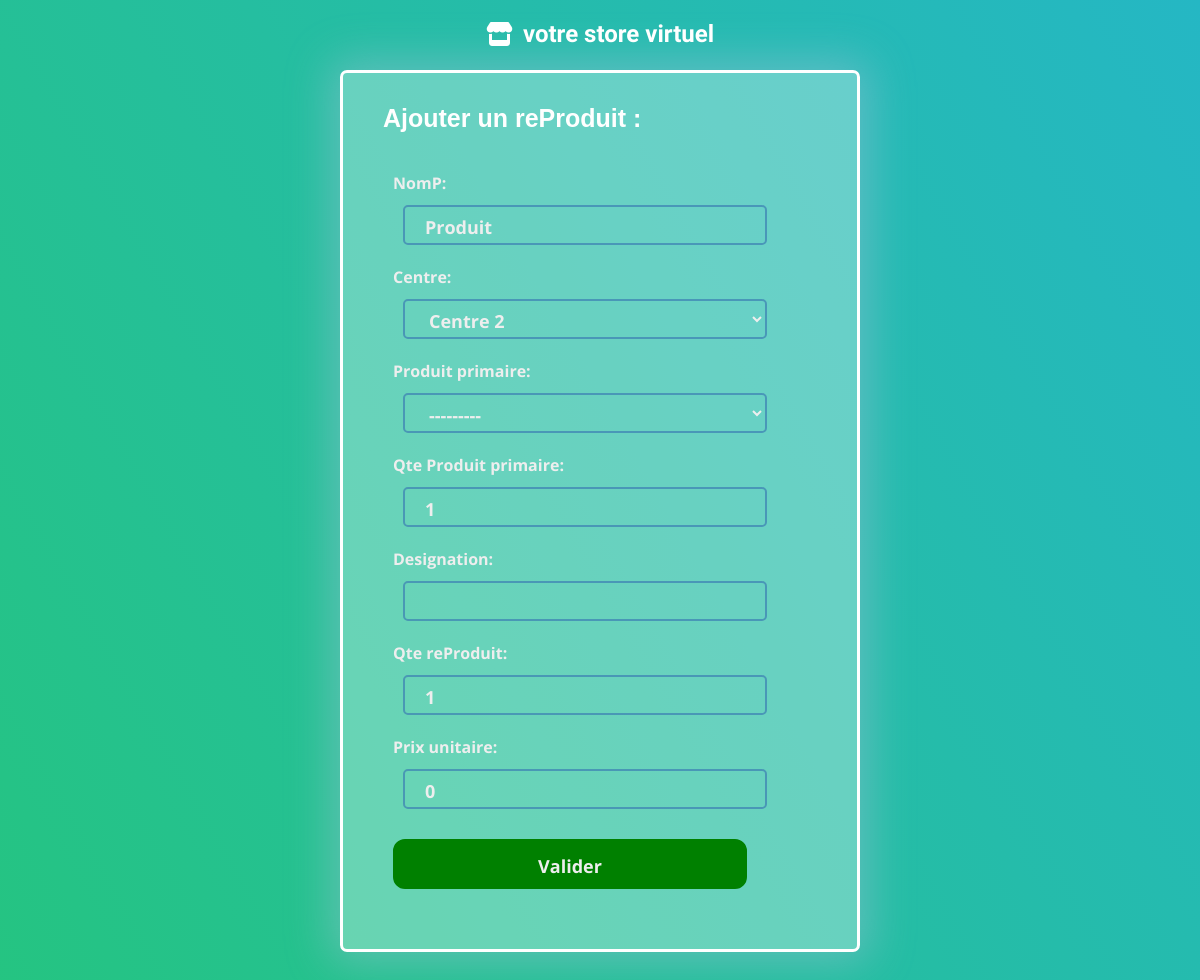
/2/ajouter_reproduit/, run on the app's committed database.
### magasinier/models.py (models this page shows)
class Stock_centre_primaire(models.Model):#cette classe contient stock centre des produit primaire
    Centre = models.ForeignKey(Centre, on_delete=models.CASCADE)
    nomP = models.CharField(max_length=50, default = 'Produit')
    designation = models.CharField(max_length=100, null=True)
    qte = models.IntegerField(default=1)
    prix_unitaire = models.FloatField(max_length=10, default=0)
    def __str__(self):
        return self.nomP

### magasinier/views.py (the view)
# urls.py: path('<int:selected_center>/ajouter_reproduit/', views.ajouter_reproduit, name='ajouter_reproduit'),
def ajouter_reproduit(request, selected_center):
    centre = get_object_or_404(Centre, id=selected_center)
    mssg = ""
    if request.method == 'POST':
        form = reProduitForm(request.POST, selected_center=selected_center)
        if form.is_valid():
            reproduit = form.save(commit=False)
            stock = reproduit.Produit_primaire
            qte_reproduit = reproduit.qte_Produit_primaire
            if stock.qte - qte_reproduit < 0:
                messages.error(request, "La quantité du produit primaire est insuffisante")
                return redirect ('ajouter_reproduit',selected_center)
            stock.qte -= qte_reproduit
            stock.save()
            reproduitnom = reproduit.nomP
            exist = reProduit.objects.filter(nomP=reproduitnom).last()
            if exist:
              mssg="produit exist deja"
            else:
             form.save()
            form = reProduitForm(selected_center=selected_center)
        else:
            mssg = "Veuillez remplir tous les champs!"
    else:
        form = reProduitForm(selected_center=selected_center)
        form.fields["Centre"].initial = centre
        mssg = ""
    return render(request, "ajouter_reproduit.html", {"form": form, "message": mssg,'selected_center': selected_center})

### magasinier/forms.py
class reProduitForm(forms.ModelForm):
    class Meta:
        model = reProduit
        fields = '__all__'
    def __init__(self, *args, **kwargs):
        selected_center = kwargs.pop('selected_center', None)
        super().__init__(*args, **kwargs)
        if selected_center:
            self.fields['Centre'].queryset = Centre.objects.filter(id=selected_center)
        else:
            self.fields['Centre'].queryset = Centre.objects.none()
        if selected_center:
            self.fields['Produit_primaire'].queryset = Stock_centre_primaire.objects.filter(Centre__id=selected_center)
        else:
            self.fields['Produit_primaire'].queryset = Stock_centre_primaire.objects.none()

### magasinier/models.py (called while the page is built)
    def __str__(self):
        return f"Centre {self.numC}"

### magasinier/templates/ajouter_reproduit.html (shortened to what this page needs)
{% load static %}
<!DOCTYPE html>
<html lang="en">
<head>
    <link rel="stylesheet" type="text/css" href="{% static 'css/bootstrap.min.css' %}">
    <link rel="stylesheet" type="text/css" href="{% static 'css/form.css' %}">
    <link href="{% static 'fontawesomefree/css/all.min.css' %}" rel="stylesheet" type="text/css">
</head>
<body style=" background: linear-gradient(60deg,  #25c481, #25b7c4);">
    <div class="background">
        <a href="{% url 'gestion_responsable' selected_center %}" style="all: unset" class="title"><div class="logo"  onmouseover="this.style.backgroundColor='rgba(255, 255, 255, 0.39)';"onmouseout="this.style.backgroundColor='transparent'; " style=" position: absolute;
            top: 0;
            left: 50%;
            transform: translateX(-50%);
            cursor: pointer;
            text-wrap: nowrap;
            display: flex;
            align-items: center;
            justify-content: center;
            padding: 6px;
            font-family: 'Bubblegum Sans', sans-serif;
            color: rgb(255, 255, 255);
            font-size: 1.5rem;
            background-color: transparent;
            border-radius: 30px;
            transition: 0.8s;
            width: 20%;
            margin-top: 10px;"><i class="fa-solid fa-store" style="font-size: 1.5rem;color: white;
            margin-right: 10px;"></i>votre store virtuel</div></a>
        <div class="container">
            <h4>Ajouter un reProduit :</h4>
            <form method="POST" enctype="multipart/form-data">
                {{ form.as_p }}
                <input type="submit" value="Valider" class="submit">
            </form>
        </div>
    </div>
</body>
</html>

### magasinier/static/css/form.css (style rules this page uses)
* { margin: 0; padding: 0; color: #303245; font-family: 'Open Sans', sans-serif; font-weight: bold; }
body { align-items: center; background: linear-gradient(60deg, rgba(84, 58, 183, 1) 0%, rgba(0, 172, 193, 1) 100%); display: flex; justify-content: center; min-height: 100vh; margin: 0; }
.background { width: 100%; }
form { background-color: transparent; border-radius: 20px; box-sizing: border-box; padding: 20px; }
.title { color: rgb(45, 102, 144); font-family: sans-serif; font-size: 36px; font-weight: 600; margin-top: 30px; display: block; }
h4 { color: rgb(255, 255, 255); font-family: sans-serif; font-size: 25px; font-weight: 600; margin-top: 10px; margin-left: 20px; }
input, select { background-color: transparent; border: 2px rgba(63, 130, 179, 0.725) solid; border-radius: 5px; box-sizing: border-box; color: #eee; font-size: 18px; height: 40px; outline: 0; padding: 4px 20px 0; width: calc(100% - 50px); margin: 10px; transition: background-color 0.3s ease; }
label { color: #eee; }
.submit { background-color: green; border-radius: 12px; border: 2px solid green; box-sizing: border-box; color: #eee; cursor: pointer; font-size: 18px; height: 50px; margin: 10px; outline: 0; text-align: center; width: calc(100% - 80px); transition: background-color 0.3s ease, color 0.3s ease, border-color 0.3s ease; }
p { color: #303245; margin: 10px; }
.container { background-color: #ffffff4e; border: #fff 3px solid; padding: 20px; border-radius: 7px; width: 100%; max-width: 520px; margin: 50px auto; margin-top: 70px; -webkit-box-shadow: 0px 0px 43px 11px rgba(176, 196, 222, 0.4); -moz-box-shadow: 0px 0px 43px 11px rgba(176, 196, 222, 0.4); box-shadow: 0px 0px 43px 11px rgba(176, 196, 222, 0.4); }

### data on the page
Stock_centre_primaire: nomP "Produit"
Stock_centre_primaire: Centre "Centre 2", prix_unitaire "0"
